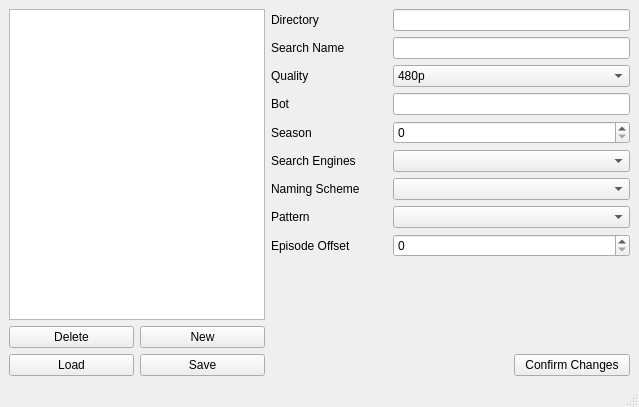
<?xml version="1.0" encoding="UTF-8"?>
<ui version="4.0">
 <class>XDCCUpdateConfiguratorWindow</class>
 <widget class="QMainWindow" name="XDCCUpdateConfiguratorWindow">
  <property name="geometry">
   <rect>
    <x>0</x>
    <y>0</y>
    <width>639</width>
    <height>407</height>
   </rect>
  </property>
  <property name="windowTitle">
   <string>XDCC Update Configurator</string>
  </property>
  <widget class="QWidget" name="centralwidget">
   <layout class="QGridLayout" name="gridLayout">
    <item row="6" column="4" colspan="2">
     <widget class="QComboBox" name="naming_scheme_combo_box"/>
    </item>
    <item row="3" column="4" colspan="2">
     <widget class="QLineEdit" name="bot_edit"/>
    </item>
    <item row="11" column="1">
     <widget class="QPushButton" name="new_button">
      <property name="text">
       <string>New</string>
      </property>
     </widget>
    </item>
    <item row="2" column="4" colspan="2">
     <widget class="QComboBox" name="quality_combo_box">
      <item>
       <property name="text">
        <string>480p</string>
       </property>
      </item>
      <item>
       <property name="text">
        <string>720p</string>
       </property>
      </item>
      <item>
       <property name="text">
        <string>1080p</string>
       </property>
      </item>
     </widget>
    </item>
    <item row="4" column="4" colspan="2">
     <widget class="QSpinBox" name="season_spin_box"/>
    </item>
    <item row="5" column="3">
     <widget class="QLabel" name="label_6">
      <property name="text">
       <string>Search Engines</string>
      </property>
     </widget>
    </item>
    <item row="1" column="4" colspan="2">
     <widget class="QLineEdit" name="search_name_edit"/>
    </item>
    <item row="12" column="1">
     <widget class="QPushButton" name="save_button">
      <property name="text">
       <string>Save</string>
      </property>
     </widget>
    </item>
    <item row="12" column="0">
     <widget class="QPushButton" name="load_button">
      <property name="text">
       <string>Load</string>
      </property>
     </widget>
    </item>
    <item row="11" column="0">
     <widget class="QPushButton" name="delete_button">
      <property name="text">
       <string>Delete</string>
      </property>
     </widget>
    </item>
    <item row="0" column="4" colspan="2">
     <widget class="QLineEdit" name="directory_edit"/>
    </item>
    <item row="0" column="0" rowspan="11" colspan="2">
     <widget class="QListWidget" name="series_list"/>
    </item>
    <item row="6" column="3">
     <widget class="QLabel" name="label_7">
      <property name="text">
       <string>Naming Scheme</string>
      </property>
     </widget>
    </item>
    <item row="0" column="3">
     <widget class="QLabel" name="label">
      <property name="text">
       <string>Directory</string>
      </property>
     </widget>
    </item>
    <item row="5" column="4" colspan="2">
     <widget class="QComboBox" name="search_engine_combo_box"/>
    </item>
    <item row="1" column="3">
     <widget class="QLabel" name="label_2">
      <property name="text">
       <string>Search Name</string>
      </property>
     </widget>
    </item>
    <item row="2" column="3">
     <widget class="QLabel" name="label_3">
      <property name="text">
       <string>Quality</string>
      </property>
     </widget>
    </item>
    <item row="7" column="4" colspan="2">
     <widget class="QComboBox" name="pattern_combo_box"/>
    </item>
    <item row="3" column="3">
     <widget class="QLabel" name="label_4">
      <property name="text">
       <string>Bot</string>
      </property>
     </widget>
    </item>
    <item row="4" column="3">
     <widget class="QLabel" name="label_5">
      <property name="text">
       <string>Season</string>
      </property>
     </widget>
    </item>
    <item row="12" column="5">
     <widget class="QPushButton" name="confirm_button">
      <property name="text">
       <string>Confirm Changes</string>
      </property>
     </widget>
    </item>
    <item row="7" column="3">
     <widget class="QLabel" name="label_8">
      <property name="text">
       <string>Pattern</string>
      </property>
     </widget>
    </item>
    <item row="10" column="5">
     <spacer name="verticalSpacer">
      <property name="orientation">
       <enum>Qt::Vertical</enum>
      </property>
      <property name="sizeHint" stdset="0">
       <size>
        <width>20</width>
        <height>40</height>
       </size>
      </property>
     </spacer>
    </item>
    <item row="8" column="3">
     <widget class="QLabel" name="label_9">
      <property name="text">
       <string>Episode Offset</string>
      </property>
     </widget>
    </item>
    <item row="8" column="4" colspan="2">
     <widget class="QSpinBox" name="episode_offset_spinbox"/>
    </item>
   </layout>
  </widget>
  <widget class="QStatusBar" name="statusbar"/>
 </widget>
 <resources/>
 <connections/>
</ui>
